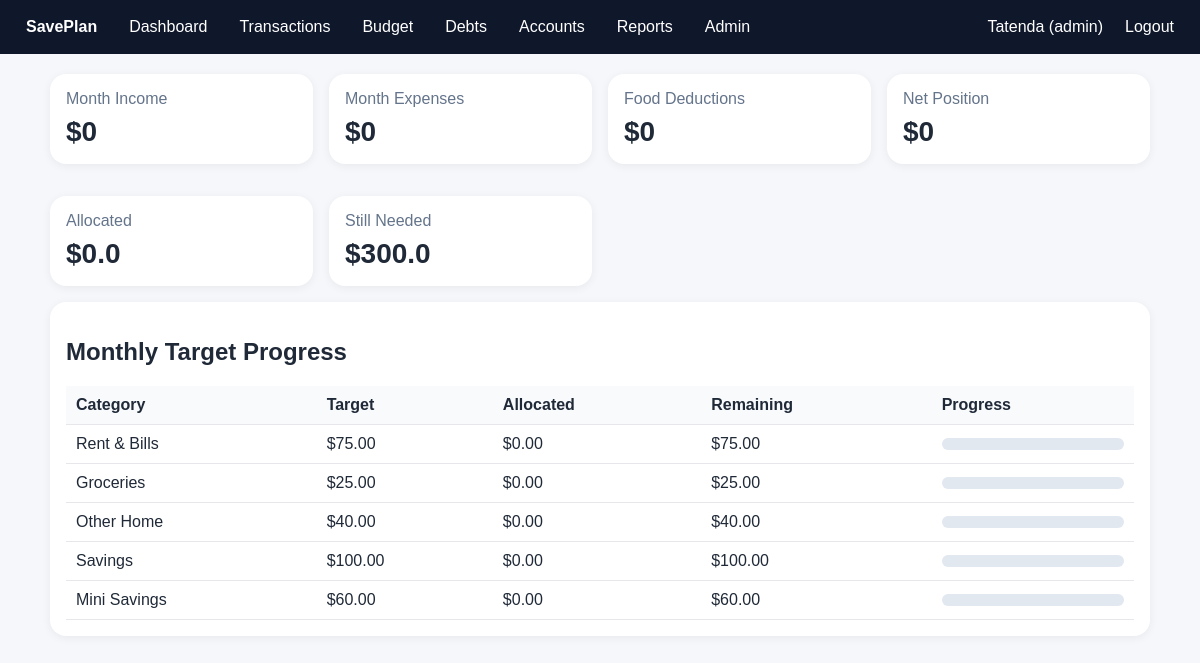
The app's page /dashboard (signed in) with its own data.
### tables this page shows
CREATE TABLE monthly_targets (
    id INTEGER PRIMARY KEY AUTOINCREMENT,
    user_id INTEGER NOT NULL,
    month INTEGER NOT NULL,
    year INTEGER NOT NULL,
    savings_target REAL NOT NULL DEFAULT 100,
    rent_bills_target REAL NOT NULL DEFAULT 75,
    groceries_target REAL NOT NULL DEFAULT 25,
    other_home_target REAL NOT NULL DEFAULT 40,
    mini_savings_target REAL NOT NULL DEFAULT 60,
    total_target REAL NOT NULL DEFAULT 300,
    UNIQUE(user_id, month, year),
    FOREIGN KEY(user_id) REFERENCES users(id)
);

### app/routes.py (the view)
    @app.route('/dashboard')
    @login_required
    def dashboard():
        db = get_db()
        user_id = session['user_id']
        now = datetime.now()
        month, year = now.month, now.year
        target = get_or_create_targets(db, user_id, month, year)
        progress, total_allocated, total_target = category_progress(db, user_id, month, year)
        txs = db.execute(
            '''SELECT * FROM transactions WHERE user_id = ? AND strftime('%m', tx_date) = ? AND strftime('%Y', tx_date) = ? ORDER BY tx_date DESC, id DESC''',
            (user_id, f'{month:02d}', str(year))
        ).fetchall()
        total_income = sum(float(t['amount']) for t in txs if t['tx_type'] == 'income')
        total_expenses = sum(float(t['amount']) for t in txs if t['tx_type'] == 'expense') + sum(float(t['other_cash_out']) for t in txs)
        deductions = sum(float(t['food_deduction_amount']) for t in txs)
        net = total_income - total_expenses - deductions
        needed = max(0, total_target - total_allocated)
        excess = max(0, total_allocated - total_target)
        return render_template('dashboard.html', target=target, progress=progress,
                               total_income=round(total_income,2), total_expenses=round(total_expenses,2),
                               deductions=round(deductions,2), net=round(net,2),
                               allocated=round(total_allocated,2), needed=round(needed,2), excess=round(excess,2))

### app/database.py (called while the page is built)
def get_db():
    if 'db' not in g:
        g.db = sqlite3.connect(g.app.config['DATABASE'])
        g.db.row_factory = sqlite3.Row
    return g.db

def init_db(app):
    import os
    os.makedirs(app.instance_path, exist_ok=True)
    @app.before_request
    def inject_app_to_g():
        g.app = app
    with app.app_context():
        db = sqlite3.connect(app.config['DATABASE'])
        db.executescript(SCHEMA)
        db.commit()
        db.close()
    app.teardown_appcontext(close_db)

### app/routes.py (called while the page is built, shortened)
def login_required(view):
    @wraps(view)
    def wrapped(*args, **kwargs):
        if 'user_id' not in session:
            return redirect(url_for('login'))
        return view(*args, **kwargs)
    return wrapped

def get_or_create_targets(db, user_id, month, year):
    row = db.execute(
        'SELECT * FROM monthly_targets WHERE user_id = ? AND month = ? AND year = ?',
        (user_id, month, year)
    ).fetchone()
    if row:
        return row

### app/templates/dashboard.html
{% extends 'base.html' %}
{% block content %}
<div class="grid">
  <div class="card"><div class="muted">Month Income</div><div class="kpi">${{ total_income }}</div></div>
  <div class="card"><div class="muted">Month Expenses</div><div class="kpi">${{ total_expenses }}</div></div>
  <div class="card"><div class="muted">Food Deductions</div><div class="kpi">${{ deductions }}</div></div>
  <div class="card"><div class="muted">Net Position</div><div class="kpi">${{ net }}</div></div>
  <div class="card"><div class="muted">Allocated</div><div class="kpi">${{ allocated }}</div></div>
  <div class="card"><div class="muted">Still Needed</div><div class="kpi">${{ needed }}</div></div>
</div>
<div class="card">
  <h2>Monthly Target Progress</h2>
  <table>
    <tr><th>Category</th><th>Target</th><th>Allocated</th><th>Remaining</th><th>Progress</th></tr>
    {% for item in progress %}
    <tr>
      <td>{{ item.label }}</td>
      <td>${{ '%.2f'|format(item.target) }}</td>
      <td>${{ '%.2f'|format(item.allocated) }}</td>
      <td>${{ '%.2f'|format(item.remaining) }}</td>
      <td><div class="progress"><div class="bar" style="width: {{ item.percent if item.percent < 100 else 100 }}%;"></div></div></td>
    </tr>
    {% endfor %}
  </table>
</div>
{% endblock %}

### app/templates/base.html (style rules this page uses)
body { font-family: Arial, sans-serif; margin: 0; background: #f5f7fb; color: #1f2937; }
.card { background: white; border-radius: 16px; padding: 16px; box-shadow: 0 2px 10px rgba(0,0,0,0.06); margin-bottom: 16px; }
.grid { display: grid; grid-template-columns: repeat(auto-fit, minmax(220px, 1fr)); gap: 16px; }
.kpi { font-size: 28px; font-weight: bold; margin-top: 8px; }
table { width: 100%; border-collapse: collapse; }
th, td { border-bottom: 1px solid #e5e7eb; padding: 10px; text-align: left; }
th { background: #f8fafc; }
.progress { height: 12px; background: #e2e8f0; border-radius: 999px; overflow: hidden; }
.muted { color: #64748b; }

### records on screen
monthly_targets: label "Rent & Bills", target "75.00", allocated "0.00", remaining "75.00", label "Groceries", target "25.00", remaining "25.00", label "Other Home", target "40.00", remaining "40.00", label "Savings", target "100.00", remaining "100.00", label "Mini Savings", target "60.00", remaining "60.00"

### other values on screen
{{ session.get('username') }} "Tatenda"
{{ session.get('role') }} "admin"
{{ total_income }} "0"
{{ total_expenses }} "0"
{{ deductions }} "0"
{{ net }} "0"
{{ allocated }} "0.0"
{{ needed }} "300.0"
